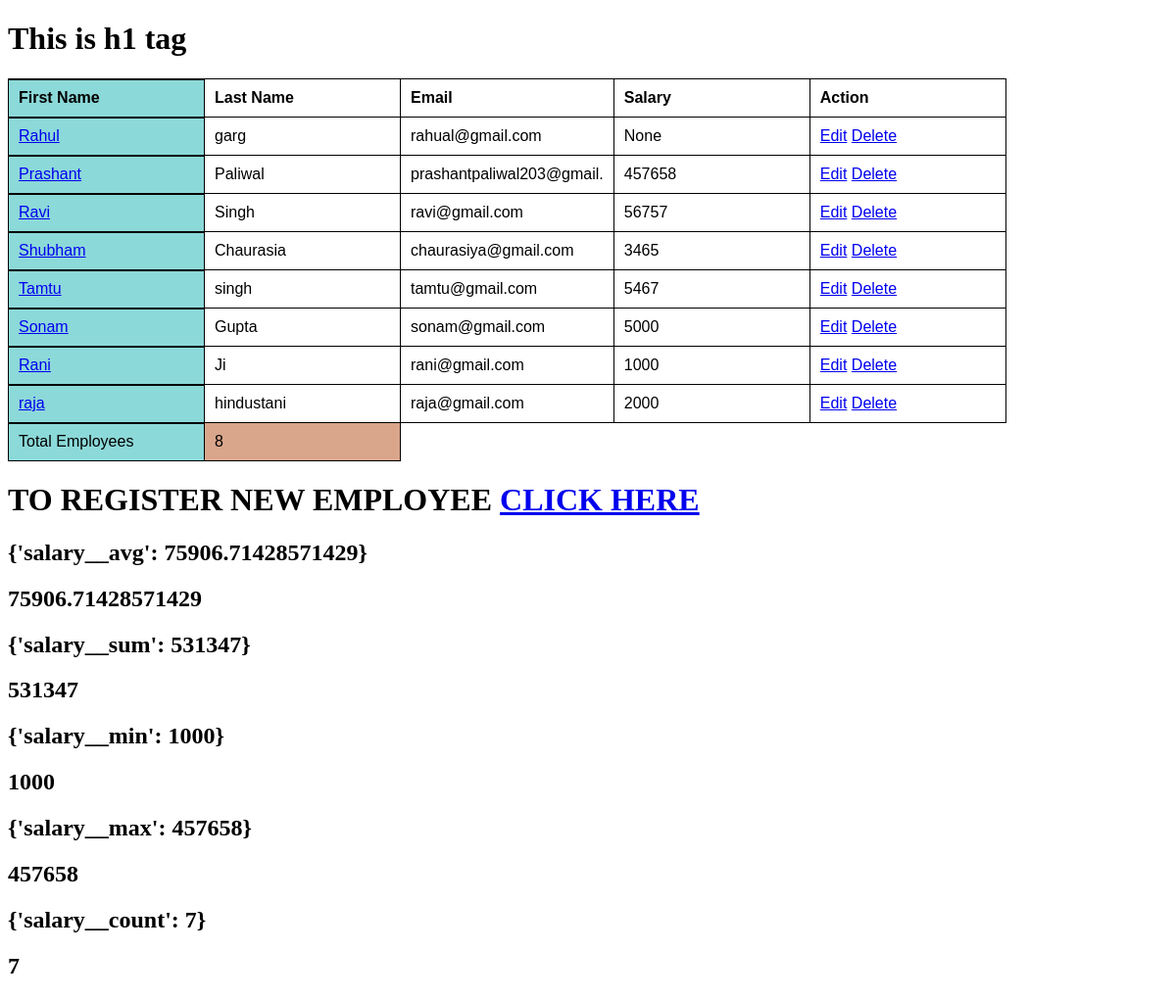
/employees/learning, run on the app's committed database.
### crud/models.py (models this page shows, shortened)
class employees(models.Model):
	registration_id = models.IntegerField(null=True, blank=True)
	first_name = models.CharField(max_length=20)
	last_name = models.CharField(max_length=20)
	email = models.CharField(max_length=25)
	role = models.CharField(choices=EMPLOYEE_ROLE, max_length=20, null=True)
	salary = models.IntegerField(null=True,blank=True)
	objects = models.Manager() #Default Manager
	Teri = CustomManager()  # Custom Maneger

### crud/views.py (the view)
# urls.py: path('learning', views.learning),
def learning(request):
	emp_obj = employees.objects.all()
	Average = emp_obj.aggregate(Avg('salary'))
	Total = emp_obj.aggregate(Sum('salary'))
	Minimum = emp_obj.aggregate(Min('salary'))
	Maximum = emp_obj.aggregate(Max('salary'))
	cnt = emp_obj.aggregate(Count('salary'))
	length = len(emp_obj)
	return render(request,'crud/home.html',{'empls':emp_obj,'length':length,'Average':Average,'Sum':Total,'Minimum':Minimum,'Maximum':Maximum,'Count':cnt})

### crud/templates/crud/home.html (shortened to what this page needs)
{% load static %}
<!DOCTYPE html>
<html lang="en">
<head>
    <link rel="stylesheet" href="{% static 'css/style.css' %}"/>
</head>
<body>
    <h1>This is h1 tag </h1>
    <table>
        <th>First Name</th>
        <th>Last Name</th>
        <th>Email</th>
        <th>Salary</th>
        <th>Action</th>
{% for employee in empls %}
<tr>
    <td><a href="/employees/{{employee.id}}">{{employee.first_name}}</a><br></td>
    <td>{{employee.last_name}}<br></td>
    <td>{{employee.email}}<br> </td>
    <td>{{employee.salary}}<br> </td>
    <td><a href="/employees/edit/{{employee.id}}">Edit</a> <a href="/employees/delete/{{employee.id}}">Delete</a> <br> </td>
</tr>
{% endfor %}
<tfoot>
        <tr><td>Total Employees </td><td>{{length}}</td></tr>
      </tfoot>
    </table>
<h1>TO REGISTER NEW EMPLOYEE <a href="/employees/registration">CLICK HERE</a></h1>
<h2>{{Average}}</h2>
<h2>{{Average.salary__avg}}</h2>
<h2>{{Sum}}</h2>
<h2>{{Sum.salary__sum}}</h2>
<h2>{{Minimum}}</h2>
<h2>{{Minimum.salary__min}}</h2>
<h2>{{Maximum}}</h2>
<h2>{{Maximum.salary__max}}</h2>
<h2>{{Count}}</h2>
<h2>{{Count.salary__count}}</h2>
</body>
</html>

### crud/static/css/style.css (style rules this page uses)
table { border-collapse: collapse; font-family: helvetica }
td, th { border: 1px solid; padding: 10px; min-width: 200px; background: white; box-sizing: border-box; text-align: left; }
tfoot { position: -webkit-sticky; bottom: 0; z-index: 2; }
tfoot td { position: sticky; bottom: 0; z-index: 2; background: hsl(20, 50%, 70%); }
tfoot td:first-child { z-index: 3; }
tr > :first-child { position: -webkit-sticky; position: sticky; background: hsl(180, 50%, 70%); left: 0; }
tr > :first-child { box-shadow: inset 0px 1px black; }

### data on the page
employees: first_name "Rahul", last_name "garg", email "rahual@gmail.com", salary "None"
employees: first_name "Prashant", last_name "Paliwal", email "prashantpaliwal203@gmail.", salary "457658"
employees: first_name "Ravi", last_name "Singh", email "ravi@gmail.com", salary "56757"
employees: first_name "Shubham", last_name "Chaurasia", email "chaurasiya@gmail.com", salary "3465"
employees: first_name "Tamtu", last_name "singh", email "tamtu@gmail.com", salary "5467"
employees: first_name "Sonam", last_name "Gupta", email "sonam@gmail.com", salary "5000"
employees: first_name "Rani", last_name "Ji", email "rani@gmail.com", salary "1000"
employees: first_name "raja", last_name "hindustani", email "raja@gmail.com", salary "2000"

### other printed values
{{ length }} "8"
{{ Average }} "{'salary__avg': 75906.71428571429}"
{{ Average.salary__avg }} "75906.71428571429"
{{ Sum }} "{'salary__sum': 531347}"
{{ Sum.salary__sum }} "531347"
{{ Minimum }} "{'salary__min': 1000}"
{{ Minimum.salary__min }} "1000"
{{ Maximum }} "{'salary__max': 457658}"
{{ Maximum.salary__max }} "457658"
{{ Count }} "{'salary__count': 7}"
{{ Count.salary__count }} "7"
